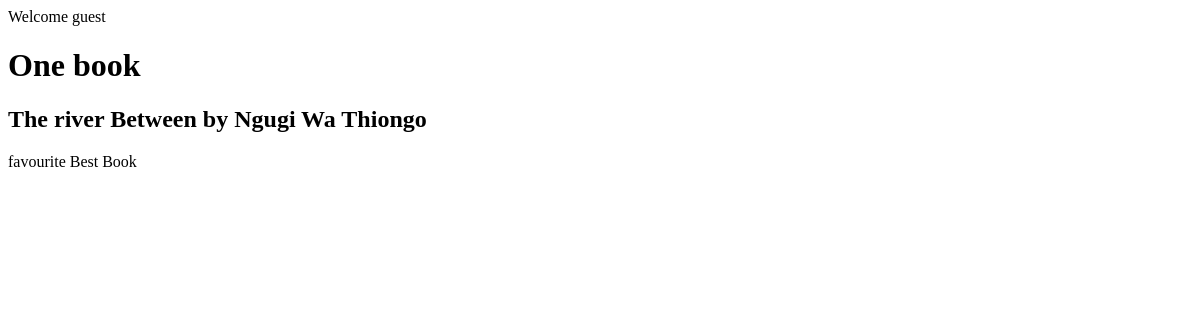
Before: / with the older database file.
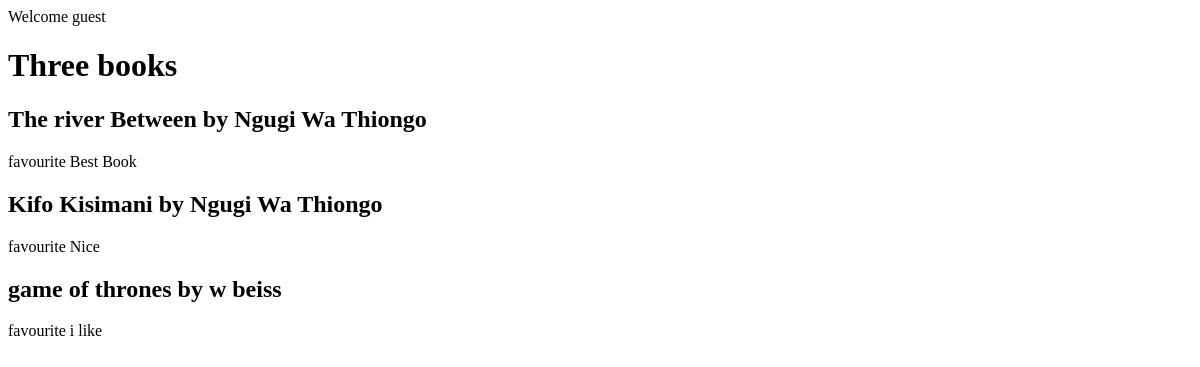
After: the same page with the newer database file.
### books/models.py (models this page shows, shortened)
class Book(models.Model):
    title = models.CharField(max_length=150)
    authors = models.ManyToManyField("Author", related_name="books")
    review = models.TextField(blank=True, null=True)
    date_reviewed = models.DateTimeField(blank=True, null=True)
    is_favourite = models.BooleanField(default=False, verbose_name="Favourite?")
    def list_authors(self):
        return ", ".join([author.name for author in self.authors.all()])

class Author(models.Model):
    name = models.CharField(max_length=70, help_text="Use pen name, not real name", unique=True)

### books/views.py (the view)
# urls.py: path('', views.list_books, name='books'),
def list_books(request):
    books = Book.objects.exclude(date_reviewed__isnull=True).prefetch_related('authors')
    context = {
        'books': books
    }
    return render(request, 'index.html', context)

### books/templates/index.html (shortened to what this page needs)
{% load humanize %}
<html>
<head>
</head>
<body>
{% if request.user.is_authenticated %}
<p>Hello {{ request.user.username|title }}, you last logged in at {{ request.user.last_login|date:"D d M Y" }}</p>
{% else %}
<p>Welcome guest</p>
{% endif %}
<main>
    <h1>{{ books.count|apnumber|title }} book{{ books.count|pluralize }}</h1>
    {% for book in books %}
       <h2>{{ book.title }} by {{ book.list_authors }}</h2>
    {% if book.is_favourite %}
      <span class="highlight">favourite</span>
    {% endif %}
    {{ book.review }}
 {% endfor %}
</main>
</body>
</html>

Changed rows visible on the page:
added Book: title "Kifo Kisimani", list_authors "Ngugi Wa Thiongo", is_favourite "favourite", review "Nice"
added Book: title "game of thrones", list_authors "w beiss", is_favourite "favourite", review "i like"
Other visible differences:
{{ books.count|apnumber|title }}: "One" → "Three"
